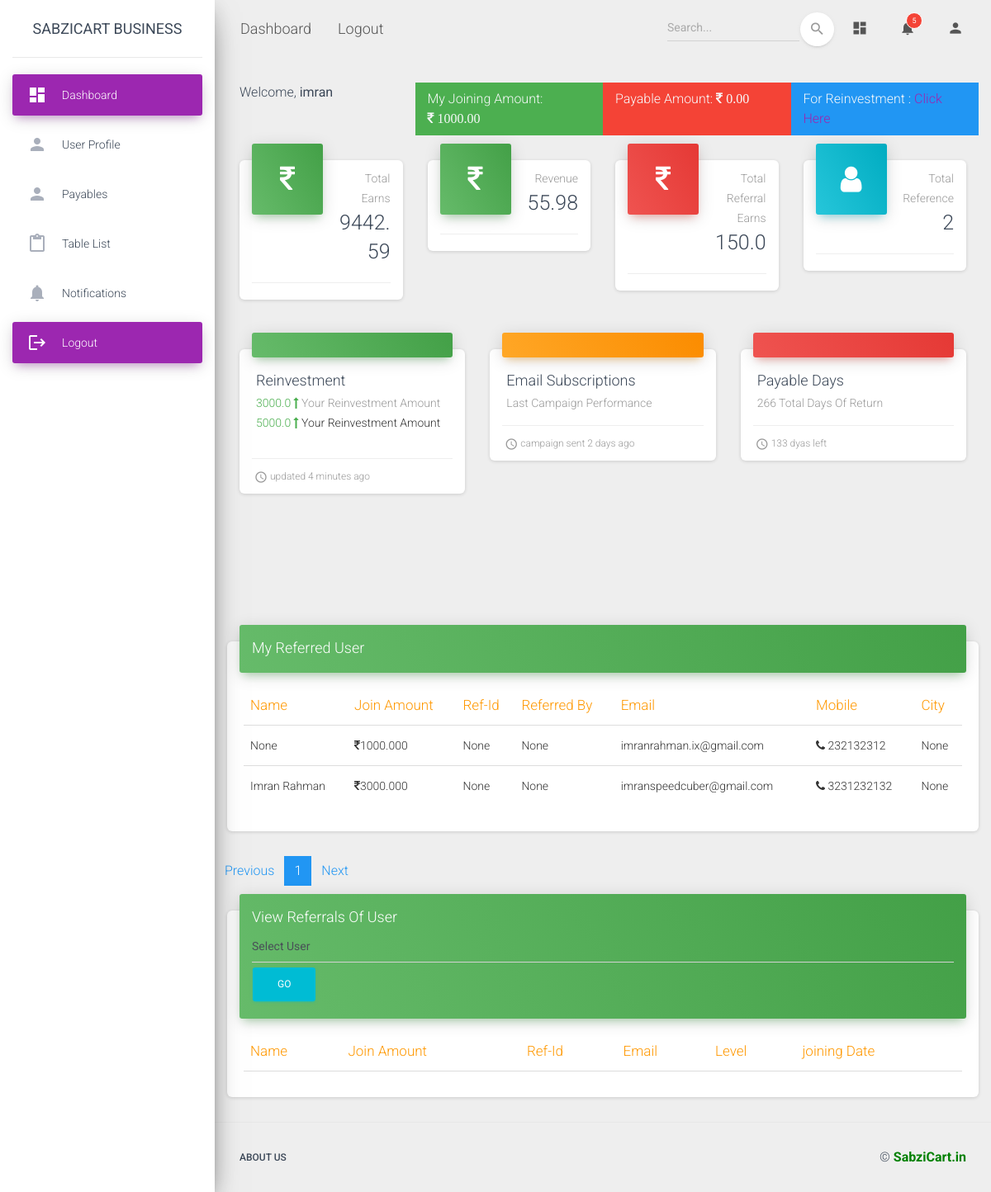
The page /insite/ (signed in) on the database as committed earlier.
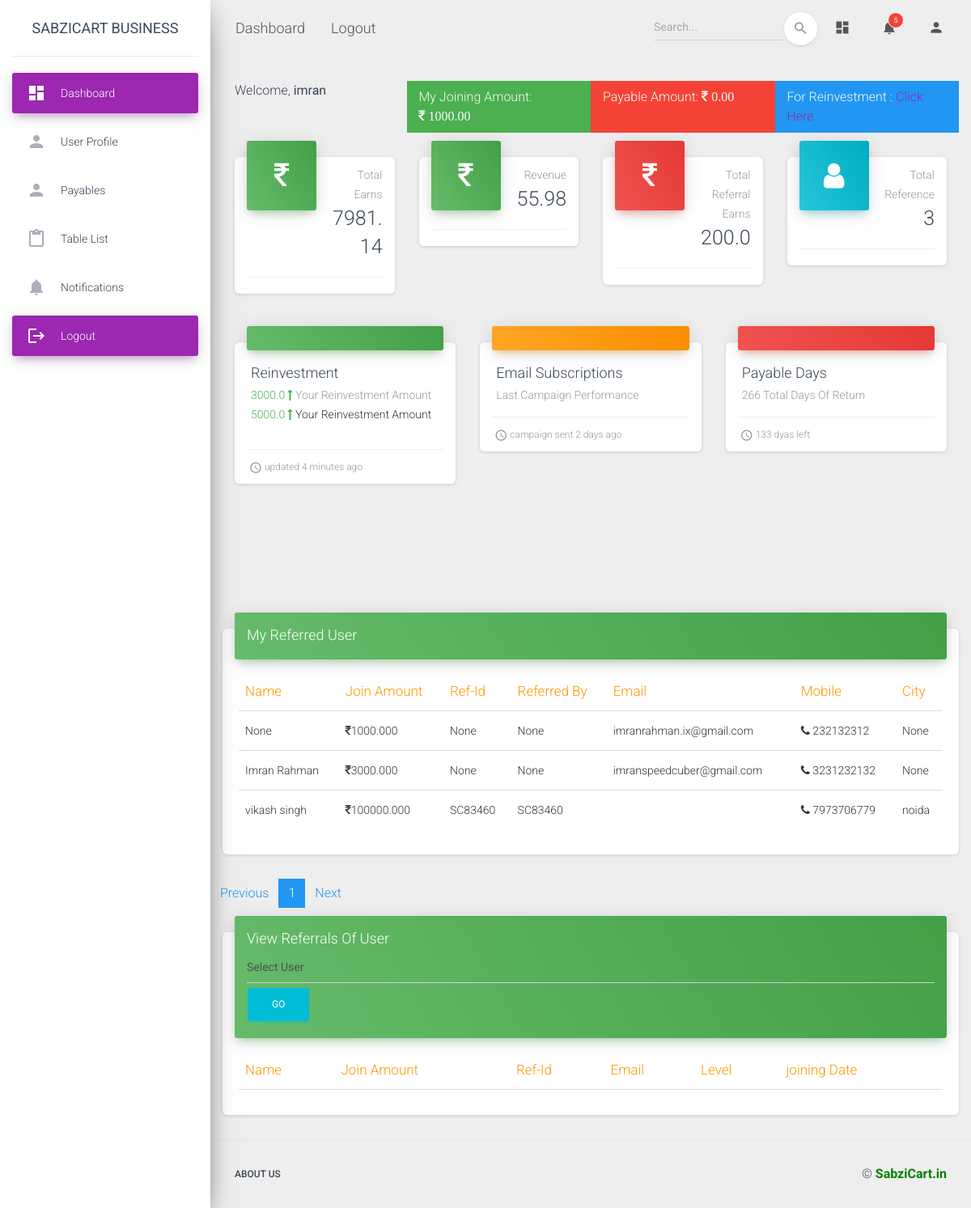
The same page on the database as committed later.
### accounts/models.py (models this page shows, shortened)
class Reinvestment(models.Model):
    profile = models.ForeignKey(UserProfile, on_delete=models.CASCADE, null=True)
    date = models.DateTimeField(auto_now_add=True, null=True)
    amount = models.FloatField(null=True)

class UserProfile(models.Model):
    user = models.OneToOneField(User, on_delete=models.CASCADE, related_name="userdetail")
    is_approved = models.BooleanField(default=False, null=True, blank=True)
    userstatus = models.IntegerField(choices=STATUS_CHOICE, default=1)
    applicant = models.CharField(max_length=100, null=True, blank=True)
    sodowo = models.CharField(max_length=100, null=True, blank=True)
    gender = models.CharField(max_length=100, null=True, blank=True)
    mobile = models.BigIntegerField()
    dob = models.DateField(null=True, blank=True)
    age = models.IntegerField(default='18', null=True, blank=True)
    pan = models.CharField(max_length=10,unique=True, null=True, blank=True)
    joining_amt = models.DecimalField(max_digits=10, decimal_places=3, default=0.00)
    district = models.CharField(max_length=100, null=True, blank=True)
    city = models.CharField(max_length=100, null=True, blank=True)
    state = models.CharField(max_length=100, null=True, blank=True)
    pincode = models.IntegerField(null=True, blank=True)
    address = models.TextField(null=True, blank=True)
    sponsor_name = models.CharField(max_length=100, null=True, blank=True)
    sponsor_mobile = models.CharField(max_length=100, null=True, blank=True)
    referral_code = models.CharField(max_length=100, null=True, blank=True)
    user_referral = models.CharField(max_length=100, null=True, blank=True)
    receipt_pic = models.FileField(upload_to='uploads/recepts',null=True, blank=True)
    referred_by = models.ForeignKey('self', blank=True, null=True, related_name='children', on_delete=models.CASCADE)
    level = models.CharField(max_length=4, null=True, blank=True)
    account_no = models.CharField(max_length=250, null=True, blank=True)
    ifsc_code = models.CharField(max_length=250, null=True, blank=True)
    accountholder_name = models.CharField(max_length=250, null=True, blank=True)
    branch_name = models.CharField(max_length=250, null=True, blank=True)
    bank_name = models.CharField(max_length=250, null=True, blank=True)
    def __str__(self):
        return str(self.user.username)
    def get_all_children(self):
        children = [self]
        try:
            child_list = self.children.all()
        except AttributeError:
            return children
        for child in child_list:
            children.extend(child.get_all_children())
        return children

### business/decorators.py (the view)
    def wrapper_func(request, *args, **kwargs):
        if request.user.is_authenticated:
            profile = UserProfile.objects.filter(user=request.user).first()
            if profile.is_approved:
                return view_func(request, *args, **kwargs)
            else:
                return HttpResponse(' Your profile has been complected. Please wait for Admin Approval')
        return redirect('/')

### templates/dashboard/admin_base.html (shortened to what the changed rows need)
<!DOCTYPE html>
{% load static %}
<html lang="en">
<head>
  <link rel="stylesheet" href="https://maxcdn.bootstrapcdn.com/font-awesome/latest/css/font-awesome.min.css">
  <link href="{% static 'dashboard/assets/css/material-dashboard.css' %}" rel="stylesheet" />
</head>
<body class="">
  {% block body %}
  <div class="wrapper ">
    <div class="main-panel">
      <div class="content">
        <div class="container-fluid">
          <div class="row">
            <div class="col-lg-3 col-md-3 bg-success pt-2 pb-2 text-light">
                My Joining Amount: <b class="fa fa-rupee">&nbsp;{{amt|floatformat:2}}</b>
                </div>
            <div class="col-lg-3 col-md-6 col-sm-6">
              <div class="card card-stats">
                <div class="card-header card-header-success card-header-icon">
                  <div class="card-icon">
                    <i class="fa fa-rupee"></i>
                  </div>
                  <p class="card-category">Total Earns</p>
                  <h3 class="card-title">{{my_total|default:0|floatformat:2}}
                  </h3>
                </div>
              </div>
            </div>
            <div class="col-lg-3 col-md-6 col-sm-6">
              <div class="card card-stats">
                <div class="card-header card-header-danger card-header-icon">
                  <div class="card-icon">
                    <i class="fa fa-rupee"></i>
                  </div>
                  <p class="card-category">Total Referral Earns</p>
                  <h3 class="card-title">{{my_total_ref_earning|default:0}}</h3>
                </div>
              </div>
            </div>
            <div class="col-lg-3 col-md-6 col-sm-6">
              <div class="card card-stats">
                <div class="card-header card-header-info card-header-icon">
                  <div class="card-icon">
                    <i class="fa fa-user"></i>
                  </div>
                  <p class="card-category">Total Reference</p>
                  <h3 class="card-title">{{my_childern_list|length}}</h3>
                </div>
              </div>
            </div>
          </div>
          <div class="row">
            <div class="col-md-4">
              <div class="card card-chart">
                <div class="card-header card-header-success">
                </div>
                <div class="card-body">
                  <h4 class="card-title">Reinvestment</h4>
                  <p class="card-category">
                    {% for re in my_re %}
                    <span class="text-success">{{ re.amount }} <i class="fa fa-long-arrow-up"></i></span> Your Reinvestment Amount</p>
                    {% endfor %}
                  </div>
                <div class="card-footer">
                  <div class="stats">
                  </div>
                </div>
              </div>
            </div>
          </div>
        </div>
      </div>
      <div class="col-lg-12 col-md-12">
              <div class="card">
                <div class="card-body table-responsive">
                  <table class="table table-hover">
                    <thead class="text-warning">
                      <tr><th>Name</th>
                      <th>Join Amount</th>
                      <th>Ref-Id</th>
                      <th>Referred By</th>
                      <th>Email</th>
                      <th>Mobile</th>
                      <th>City</th>
                    </tr></thead>
                    <tbody>
                         {% for referrar in final_data %}
                        <tr>
                          <td>{{ referrar.0.applicant }} </td>
                          <td><i class="fa fa-rupee"></i>{{referrar.0.joining_amt}}</td>
                          <td>{{referrar.0.user_referral}}</td>
                          <td>{{referrar.0.referral_code}}</td>
                          <td>{{referrar.0.user.email}}</td>
                          <td><i class="fa fa-phone">&nbsp;</i>{{referrar.0.mobile}}</td>
                          <td>{{referrar.0.city}}</td>
                        </tr>
                        {% endfor %}
                    </tbody>
                  </table>
                </div>
              </div>
            </div>
            {% endblock %}
      <nav aria-label="...">
        <ul class="pagination">
          {% for n in page.paginator.page_range %}
            {% if n == page.number %}
                <li class="page-item active">
                  <a class="page-link" href="?page={{n}}">{{ n }}<span class="sr-only">(current)</span></a>
                </li>
            {% else %}
                <li class="page-item"><a class="page-link" href="?page={{n}}">{{n}}</a> </li>
            {% endif %}
          {% endfor %}
        </ul>
      </nav>
      <div class="col-lg-12 col-md-12">
          <div class="card">
            <div class="card-body table-responsive">
              <table class="table table-hover">
                <thead class="text-warning">
                  <tr><th>Name</th>
                  <th>Join Amount</th>
                  <th>Ref-Id</th>
                  <th>Email</th>
                  <th>Level</th>
                  <th>joining Date</th>
                </tr></thead>
              </table>
            </div>
          </div>
        </div>
    </div>
  </div>
</body>
</html>

Rows that differ between the two databases and show on the page:
added UserProfile: applicant "vikash singh", joining_amt "100000.000", user_referral "SC83460", referral_code "SC83460", mobile "7973706779", city "noida"
Other text that changed with them:
{{ my_total|default:0|floatformat:2 }}: "9442.59" → "7981.14"
{{ my_total_ref_earning|default:0 }}: "150.0" → "200.0"
{{ my_childern_list|length }}: "2" → "3"
